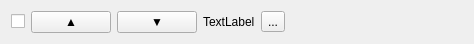
<?xml version="1.0" encoding="UTF-8"?>
<ui version="4.0">
 <class>TodoObject</class>
 <widget class="QWidget" name="TodoObject">
  <property name="geometry">
   <rect>
    <x>0</x>
    <y>0</y>
    <width>474</width>
    <height>42</height>
   </rect>
  </property>
  <property name="windowTitle">
   <string>Form</string>
  </property>
  <layout class="QHBoxLayout" name="horizontalLayout">
   <item>
    <widget class="QCheckBox" name="checkBoxValidation">
     <property name="cursor">
      <cursorShape>ArrowCursor</cursorShape>
     </property>
     <property name="text">
      <string/>
     </property>
    </widget>
   </item>
   <item>
    <widget class="QPushButton" name="buttonMonte">
     <property name="enabled">
      <bool>true</bool>
     </property>
     <property name="sizePolicy">
      <sizepolicy hsizetype="Minimum" vsizetype="Minimum">
       <horstretch>0</horstretch>
       <verstretch>0</verstretch>
      </sizepolicy>
     </property>
     <property name="text">
      <string>▲</string>
     </property>
     <property name="checkable">
      <bool>false</bool>
     </property>
    </widget>
   </item>
   <item>
    <widget class="QPushButton" name="buttonDescente">
     <property name="text">
      <string>▼</string>
     </property>
    </widget>
   </item>
   <item>
    <widget class="QLabel" name="nom">
     <property name="text">
      <string>TextLabel</string>
     </property>
    </widget>
   </item>
   <item>
    <widget class="QToolButton" name="description">
     <property name="text">
      <string>...</string>
     </property>
    </widget>
   </item>
   <item>
    <spacer name="horizontalSpacer">
     <property name="orientation">
      <enum>Qt::Horizontal</enum>
     </property>
     <property name="sizeHint" stdset="0">
      <size>
       <width>40</width>
       <height>20</height>
      </size>
     </property>
    </spacer>
   </item>
  </layout>
 </widget>
 <resources/>
 <connections/>
</ui>
